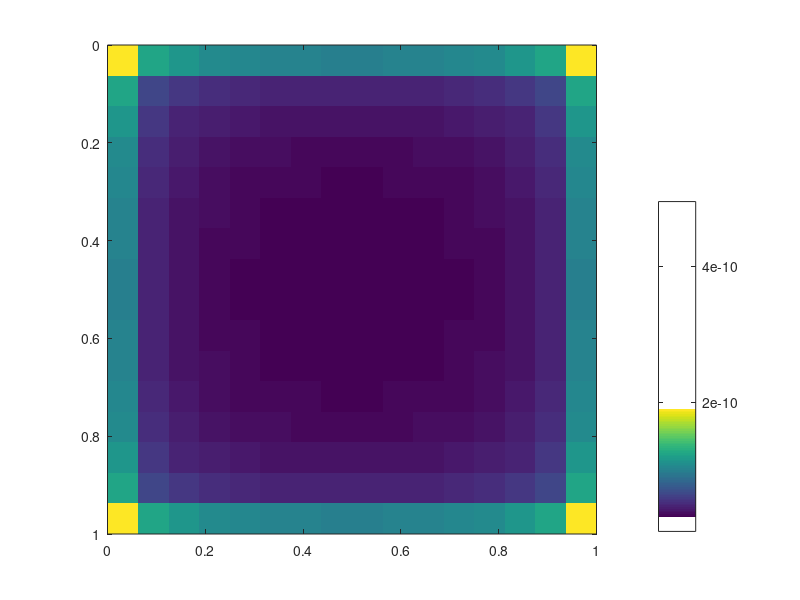
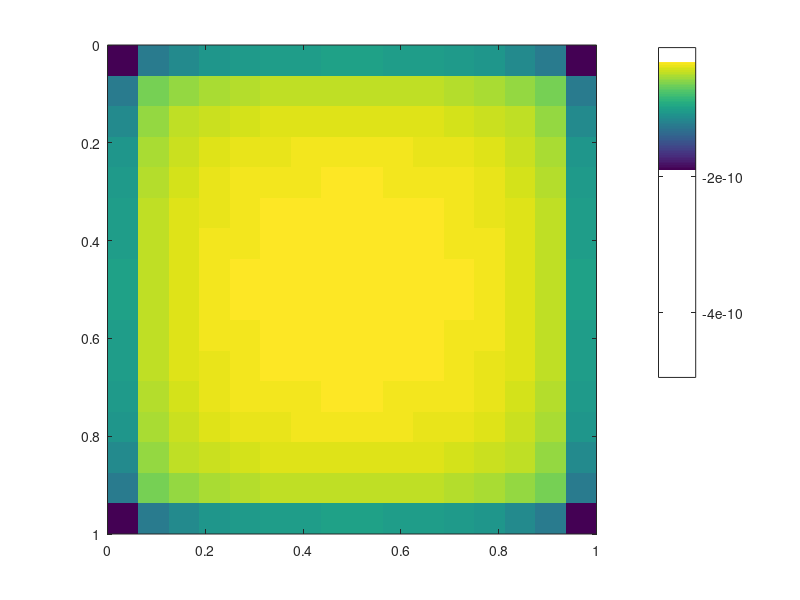

These charts were generated, in order, by the following MATLAB code:
% --- Sadiku, Elements of Electromagnetics, Chapter 15
clear all
close all
clc

epsilon0    = 8.8541e-12;                       % --- Free-space dielectric permittivity
a           = 1.0;                              % --- Semi-extent of the plate along x
b           = 1.0;                              % --- Semi-extent of the plate along y
d           = 1.0;                              % --- Distance between the plates
Nx          = 16;                               % --- Number of cells along x
Ny          = 16;                               % --- Number of cells along y
dx          = a / Nx;                           % --- Cell size along x
dy          = b / Ny;                           % --- Cell size along y

% --- Plates discretization
x           = dx * ((1 : Nx) - 0.5);            % --- Cell centers along x
y           = dy * ((1 : Ny) - 0.5);            % --- Cell centers along y
[X, Y]      = meshgrid(x, y);

% --- Plate voltages
V(1 : Nx * Ny) = 1;                             % --- Upper plate
V(Nx * Ny + 1 : 2 * Nx * Ny) = -1;              % --- Lower plate

% --- System matrix
A = zeros(2 * Nx * Ny, 2 * Nx * Ny);
% --- Upper plate
for k = 1 : Nx * Ny,
    % --- Upper plate contribution
    Rij = reshape(sqrt((X - X(k)).^2 + (Y - Y(k)).^2), 1, Nx * Ny);
    A(k, 1 : Nx * Ny) = dx * dy ./ (4 * pi * epsilon0 * Rij);
    indices = find(Rij == 0);
    A(k, indices) = dx * log(1 + sqrt(2)) / (pi * epsilon0);
    % --- Lower plate contribution
    Rij = reshape(sqrt((X - X(k)).^2 + (Y - Y(k)).^2 + d^2), 1, Nx * Ny);
    A(k, Nx * Ny + 1 : 2 * Nx * Ny) = dx * dy ./ (4 * pi * epsilon0 * Rij);
end
% --- Lower plate
for k = Nx * Ny + 1 : 2 * Nx * Ny,
    % --- Upper plate contribution
    Rij = reshape(sqrt((X - X(k - Nx * Ny)).^2 + (Y - Y(k - Nx * Ny)).^2 + d^2), 1, Nx * Ny);
    A(k, 1 : Nx * Ny) = dx * dy ./ (4 * pi * epsilon0 * Rij);
    % --- Lower plate contribution
    Rij = reshape(sqrt((X - X(k - Nx * Ny)).^2 + (Y - Y(k - Nx * Ny)).^2), 1, Nx * Ny);
    A(k, Nx * Ny + 1 : 2 * Nx * Ny) = dx * dy ./ (4 * pi * epsilon0 * Rij);
    indices = find(Rij == 0);
    A(k, Nx * Ny + indices) = dx * log(1 + sqrt(2)) / (pi * epsilon0);
end

rho = inv(A) * V.';

rhoUp   = reshape(rho(1 : Nx * Ny), Nx, Ny);
rhoDown = reshape(rho(Nx * Ny + 1 : 2 * Nx * Ny), Nx, Ny);

C = dx * dy * sum(sum(rhoUp)) / 2;

figure(1)
title('Upper plate')
imagesc(x, y, rhoUp), colorbar
axis 'square'

figure(2)
title('Lower plate')
imagesc(x, y, rhoDown), colorbar
axis 'square'
